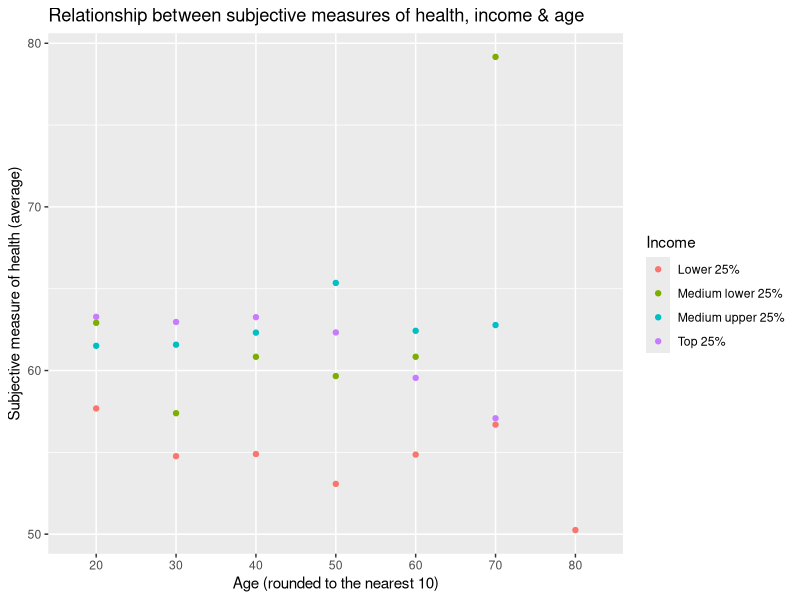

R code for this plot:
## ---- chunk 1
knitr::opts_chunk$set(echo = TRUE)
## ---- chunk 2
if(!require(tidyverse)) install.packages("tidyverse")
library(tidyverse)

if(!require(rsample)) install.packages("rsample")
library(rsample)
## ---- chunk 3
ratings <- read.csv("ratings.csv")
## ---- chunk 4
#unique respondents:
unique(ratings$worker) %>% length() #1,056 unique workers

#unique aspects:
unique(ratings$aspect) %>% length() #17 unique aspects
## ---- chunk 5
count(ratings, worker) %>% filter(n > 17) %>% nrow() #211 respondents have more than 17 answers.

#total observations:
nrow(ratings) #18,189 total observations 

#unique workers times unique workers:
1056*17 #17,952 

#need to drop:
18189-17952

#drop:
ratings_u <- ratings %>% group_by(worker, aspect) %>% filter(time==max(time)) %>% ungroup()

#dropped:
nrow(ratings)-nrow(ratings_u)
## ---- chunk 6
subjective_riches <- ratings %>% group_by(worker) %>% summarise(avg=mean(rating)) %>% .$avg
summary(subjective_riches)
## ---- chunk 7
demographics <- read.csv("demographics.csv")
## ---- chunk 8
nrow(demographics) #1,056
nrow(demographics) == unique(ratings$worker) %>% length()
## ---- chunk 9
demographics_m <- demographics %>% left_join(
  ratings %>% group_by(worker) %>% 
    summarise(subjective_riches=mean(rating)),
  by="worker"
)
## ---- chunk 10
summary(lm(subjective_riches~income, data=demographics_m))
## ---- chunk 11
summary(lm(subjective_riches~income+age+c(age^2)+male+education+race, data=demographics_m))
## ---- chunk 12
ratings_h <- ratings_u %>% 
  filter(aspect%in%c("you not feeling anxious", "your health",
                     "your mental health", "your physical fitness")) %>% 
  group_by(worker) %>%
  summarise(health=mean(rating)) %>% ungroup()

demographics_h <- left_join(demographics_m, ratings_h,
          by="worker")

demographics_h %>% mutate(age_strata=factor(round(age,-1)),
                          income_strata=make_strata(income)) %>% 
  group_by(age_strata, income_strata) %>% summarise(avg_health=mean(health)) %>% 
  ggplot(aes(age_strata,avg_health, col=income_strata)) + geom_point() +
  scale_color_discrete(name = "Income", labels = c("Lower 25%", "Medium lower 25%", "Medium upper 25%", "Top 25%")) + 
  ggtitle("Relationship between subjective measures of health, income & age") +
  xlab("Age (rounded to the nearest 10)") + 
  ylab("Subjective measure of health (average)")
